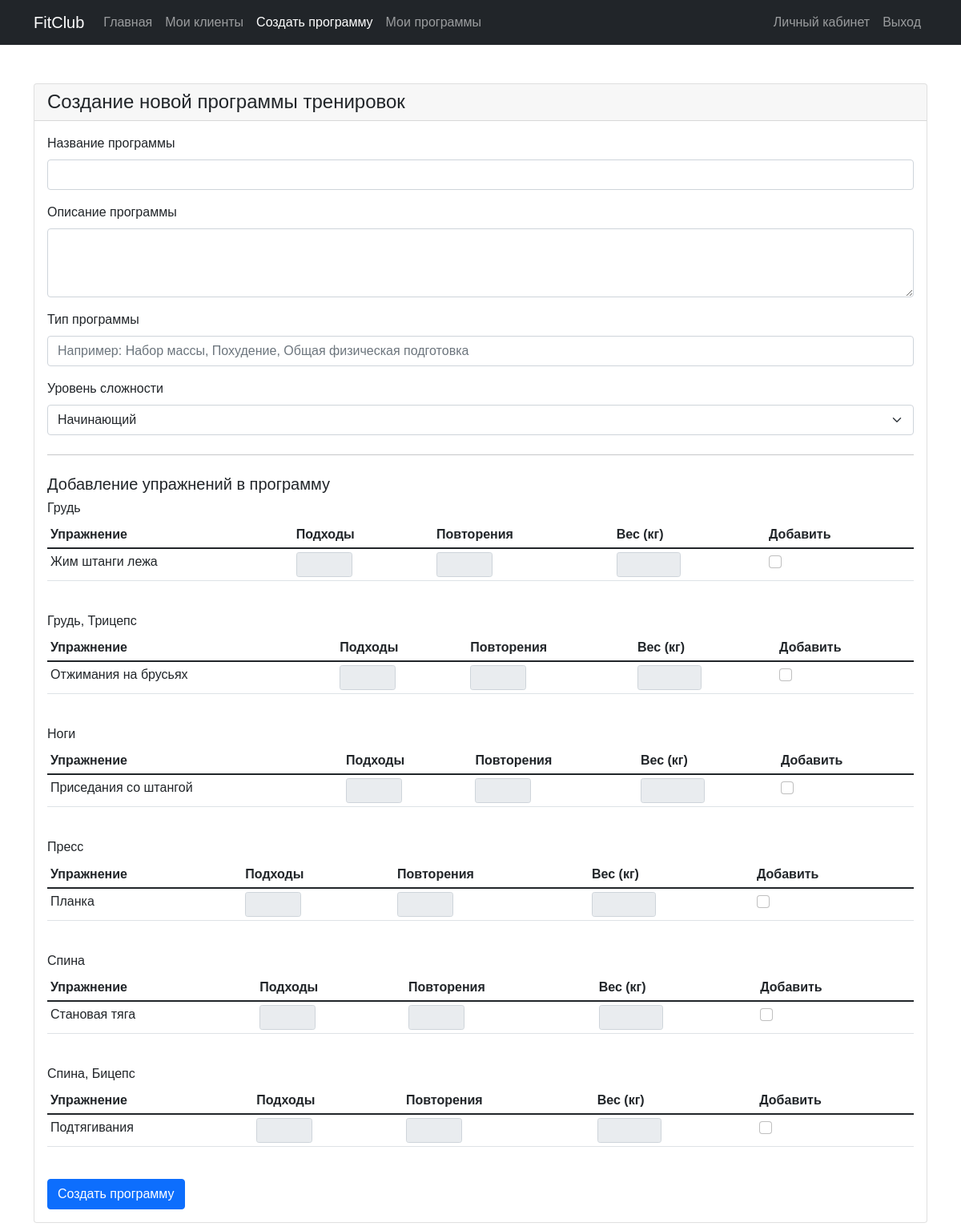
Page /trainer/create_program.php (signed in) on the committed database.
### tables this page shows
CREATE TABLE exercises (
    id INT AUTO_INCREMENT PRIMARY KEY,
    name VARCHAR(255) NOT NULL,
    description TEXT ,
    muscle_group VARCHAR(100),
    created_at TIMESTAMP DEFAULT CURRENT_TIMESTAMP
);

### trainer/create_program.php (the view, shortened to what this page needs)
<?php
require_once '../config/db.php';
$sql = "SELECT * FROM exercises ORDER BY muscle_group, name";
$exercises = $conn->query($sql)->fetch_all(MYSQLI_ASSOC);
$grouped_exercises = [];
foreach ($exercises as $exercise) {
    $grouped_exercises[$exercise['muscle_group']][] = $exercise;
}
?>
<!DOCTYPE html>
<html lang="ru">
<head>
    <link href="https://cdn.jsdelivr.net/npm/bootstrap@5.1.3/dist/css/bootstrap.min.css" rel="stylesheet">
    <link rel="stylesheet" href="../css/style.css">
</head>
<body>
    <nav class="navbar navbar-expand-lg navbar-dark bg-dark">
        <div class="container">
            <a class="navbar-brand" href="../index.php">FitClub</a>
            <div class="collapse navbar-collapse" id="navbarNav">
                <ul class="navbar-nav me-auto">
                    <li class="nav-item">
                        <a class="nav-link" href="../index.php">Главная</a>
                    </li>
                    <li class="nav-item">
                        <a class="nav-link" href="my_clients.php">Мои клиенты</a>
                    </li>
                    <li class="nav-item">
                        <a class="nav-link active" href="create_program.php">Создать программу</a>
                    </li>
                    <li class="nav-item">
                        <a class="nav-link" href="my_programs.php">Мои программы</a>
                    </li>
                </ul>
                <ul class="navbar-nav">
                    <li class="nav-item">
                        <a class="nav-link" href="../profile.php">Личный кабинет</a>
                    </li>
                    <li class="nav-item">
                        <a class="nav-link" href="../logout.php">Выход</a>
                    </li>
                </ul>
            </div>
        </div>
    </nav>
    <div class="container py-5">
        <div class="card">
            <div class="card-header">
                <h4 class="mb-0">Создание новой программы тренировок</h4>
            </div>
            <div class="card-body">
                <form method="POST">
                    <div class="mb-3">
                        <label class="form-label">Название программы</label>
                        <input type="text" class="form-control" name="name" required>
                    </div>
                    <div class="mb-3">
                        <label class="form-label">Описание программы</label>
                        <textarea class="form-control" name="description" rows="3" required></textarea>
                    </div>
                    <div class="mb-3">
                        <label class="form-label">Тип программы</label>
                        <input type="text" class="form-control" name="type"
                               placeholder="Например: Набор массы, Похудение, Общая физическая подготовка" required>
                    </div>
                    <div class="mb-3">
                        <label class="form-label">Уровень сложности</label>
                        <select class="form-select" name="difficulty_level" required>
                            <option value="easy">Начинающий</option>
                        </select>
                    </div>
                    <hr class="my-4">
                    <h5>Добавление упражнений в программу</h5>
                    <?php foreach($grouped_exercises as $muscle_group => $exercises): ?>
                        <div class="mb-4">
                            <h6><?php echo htmlspecialchars($muscle_group); ?></h6>
                            <div class="table-responsive">
                                <table class="table table-sm">
                                    <thead>
                                        <tr>
                                            <th>Упражнение</th>
                                            <th>Подходы</th>
                                            <th>Повторения</th>
                                            <th>Вес (кг)</th>
                                            <th>Добавить</th>
                                        </tr>
                                    </thead>
                                    <tbody>
                                        <?php foreach($exercises as $exercise): ?>
                                            <tr>
                                                <td><?php echo htmlspecialchars($exercise['name']); ?></td>
                                                <td>
                                                    <input type="number" class="form-control form-control-sm"
                                                           name="exercises[<?php echo $exercise['id']; ?>][sets]"
                                                           min="1" max="10" style="width: 70px;">
                                                </td>
                                                <td>
                                                    <input type="number" class="form-control form-control-sm"
                                                           name="exercises[<?php echo $exercise['id']; ?>][reps]"
                                                           min="1" max="100" style="width: 70px;">
                                                </td>
                                                <td>
                                                    <input type="number" class="form-control form-control-sm"
                                                           name="exercises[<?php echo $exercise['id']; ?>][weight]"
                                                           min="0" step="0.5" style="width: 80px;">
                                                </td>
                                                <td>
                                                    <div class="form-check">
                                                        <input class="form-check-input exercise-checkbox"
                                                               type="checkbox"
                                                               data-exercise-id="<?php echo $exercise['id']; ?>">
                                                    </div>
                                                </td>
                                            </tr>
                                        <?php endforeach; ?>
                                    </tbody>
                                </table>
                            </div>
                        </div>
                    <?php endforeach; ?>
                    <button type="submit" name="create_program" class="btn btn-primary">Создать программу</button>
                </form>
            </div>
        </div>
    </div>
</body>
</html>

### css/style.css (style rules this page uses)
body { font-family: 'Arial', sans-serif; }
.card { transition: transform 0.3s; }

### rows in the picture
exercises: name "Жим штанги лежа"
exercises: name "Отжимания на брусьях"
exercises: name "Приседания со штангой"
exercises: name "Планка"
exercises: name "Становая тяга"
exercises: name "Подтягивания"

### other values in the picture
$muscle_group "Грудь"
$muscle_group "Грудь, Трицепс"
$muscle_group "Ноги"
$muscle_group "Пресс"
$muscle_group "Спина"
$muscle_group "Спина, Бицепс"
